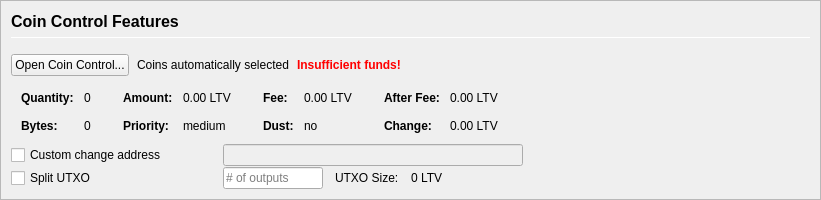
         <widget class="QFrame" name="frameCoinControl">
          <property name="sizePolicy">
           <sizepolicy hsizetype="Expanding" vsizetype="Expanding">
            <horstretch>0</horstretch>
            <verstretch>0</verstretch>
           </sizepolicy>
          </property>
          <property name="maximumSize">
           <size>
            <width>16777215</width>
            <height>16777215</height>
           </size>
          </property>
          <property name="frameShape">
           <enum>QFrame::StyledPanel</enum>
          </property>
          <property name="frameShadow">
           <enum>QFrame::Sunken</enum>
          </property>
          <layout class="QVBoxLayout" name="verticalLayoutCoinControl2">
           <property name="spacing">
            <number>0</number>
           </property>
           <property name="margin">
            <number>0</number>
           </property>
           <item>
            <widget class="QFrame" name="frameCoinControl_BG">
             <layout class="QVBoxLayout" name="verticalLayoutCoinControl" stretch="0,0,0,0,0,0">
              <property name="spacing">
               <number>1</number>
              </property>
              <property name="leftMargin">
               <number>10</number>
              </property>
              <property name="topMargin">
               <number>10</number>
              </property>
              <item>
               <layout class="QHBoxLayout" name="horizontalLayoutCoinControl1">
                <property name="bottomMargin">
                 <number>15</number>
                </property>
                <item>
                 <layout class="QVBoxLayout" name="verticalLayout_3">
                  <property name="spacing">
                   <number>6</number>
                  </property>
                  <item>
                   <widget class="QLabel" name="labelCoinControlFeatures">
                    <property name="sizePolicy">
                     <sizepolicy hsizetype="Preferred" vsizetype="Maximum">
                      <horstretch>0</horstretch>
                      <verstretch>0</verstretch>
                     </sizepolicy>
                    </property>
                    <property name="minimumSize">
                     <size>
                      <width>0</width>
                      <height>20</height>
                     </size>
                    </property>
                    <property name="font">
                     <font>
                      <pointsize>12</pointsize>
                      <weight>75</weight>
                      <bold>true</bold>
                     </font>
                    </property>
                    <property name="styleSheet">
                     <string notr="true">font-weight:bold;</string>
                    </property>
                    <property name="text">
                     <string>Coin Control Features</string>
                    </property>
                   </widget>
                  </item>
                  <item>
                   <widget class="Line" name="line">
                    <property name="minimumSize">
                     <size>
                      <width>0</width>
                      <height>1</height>
                     </size>
                    </property>
                    <property name="maximumSize">
                     <size>
                      <width>16777215</width>
                      <height>1</height>
                     </size>
                    </property>
                    <property name="orientation">
                     <enum>Qt::Horizontal</enum>
                    </property>
                   </widget>
                  </item>
                 </layout>
                </item>
               </layout>
              </item>
              <item>
               <layout class="QHBoxLayout" name="horizontalLayoutCoinControl2" stretch="0,0,0,0">
                <property name="spacing">
                 <number>8</number>
                </property>
                <property name="bottomMargin">
                 <number>10</number>
                </property>
                <item>
                 <widget class="QPushButton" name="pushButtonCoinControl">
                  <property name="styleSheet">
                   <string notr="true"/>
                  </property>
                  <property name="text">
                   <string>Open Coin Control...</string>
                  </property>
                  <property name="autoDefault">
                   <bool>false</bool>
                  </property>
                 </widget>
                </item>
                <item>
                 <widget class="QLabel" name="labelCoinControlAutomaticallySelected">
                  <property name="text">
                   <string>Coins automatically selected</string>
                  </property>
                  <property name="margin">
                   <number>5</number>
                  </property>
                 </widget>
                </item>
                <item>
                 <widget class="QLabel" name="labelCoinControlInsuffFunds">
                  <property name="font">
                   <font>
                    <weight>75</weight>
                    <bold>true</bold>
                   </font>
                  </property>
                  <property name="styleSheet">
                   <string notr="true">color:red;font-weight:bold;</string>
                  </property>
                  <property name="text">
                   <string>Insufficient funds!</string>
                  </property>
                  <property name="margin">
                   <number>5</number>
                  </property>
                 </widget>
                </item>
                <item>
                 <spacer name="horizontalSpacerCoinControl">
                  <property name="orientation">
                   <enum>Qt::Horizontal</enum>
                  </property>
                  <property name="sizeHint" stdset="0">
                   <size>
                    <width>40</width>
                    <height>1</height>
                   </size>
                  </property>
                 </spacer>
                </item>
               </layout>
              </item>
              <item>
               <widget class="QWidget" name="widgetCoinControl" native="true">
                <property name="sizePolicy">
                 <sizepolicy hsizetype="Preferred" vsizetype="Preferred">
                  <horstretch>0</horstretch>
                  <verstretch>0</verstretch>
                 </sizepolicy>
                </property>
                <property name="minimumSize">
                 <size>
                  <width>0</width>
                  <height>0</height>
                 </size>
                </property>
                <property name="styleSheet">
                 <string notr="true"/>
                </property>
                <layout class="QHBoxLayout" name="horizontalLayoutCoinControl5">
                 <property name="margin">
                  <number>0</number>
                 </property>
                 <item>
                  <layout class="QHBoxLayout" name="horizontalLayoutCoinControl3" stretch="0,0,0,1">
                   <property name="spacing">
                    <number>20</number>
                   </property>
                   <property name="topMargin">
                    <number>0</number>
                   </property>
                   <property name="bottomMargin">
                    <number>10</number>
                   </property>
                   <item>
                    <layout class="QFormLayout" name="formLayoutCoinControl1">
                     <property name="horizontalSpacing">
                      <number>10</number>
                     </property>
                     <property name="verticalSpacing">
                      <number>14</number>
                     </property>
                     <property name="leftMargin">
                      <number>10</number>
                     </property>
                     <property name="topMargin">
                      <number>4</number>
                     </property>
                     <property name="rightMargin">
                      <number>6</number>
                     </property>
                     <item row="0" column="0">
                      <widget class="QLabel" name="labelCoinControlQuantityText">
                       <property name="font">
                        <font>
                         <weight>75</weight>
                         <bold>true</bold>
                        </font>
                       </property>
                       <property name="text">
                        <string>Quantity:</string>
                       </property>
                       <property name="margin">
                        <number>0</number>
                       </property>
                      </widget>
                     </item>
                     <item row="0" column="1">
                      <widget class="QLabel" name="labelCoinControlQuantity">
                       <property name="cursor">
                        <cursorShape>IBeamCursor</cursorShape>
                       </property>
                       <property name="contextMenuPolicy">
                        <enum>Qt::ActionsContextMenu</enum>
                       </property>
                       <property name="text">
                        <string notr="true">0</string>
                       </property>
                       <property name="margin">
                        <number>0</number>
                       </property>
                       <property name="textInteractionFlags">
                        <set>Qt::LinksAccessibleByMouse|Qt::TextSelectableByKeyboard|Qt::TextSelectableByMouse</set>
                       </property>
                      </widget>
                     </item>
                     <item row="1" column="0">
                      <widget class="QLabel" name="labelCoinControlBytesText">
                       <property name="font">
                        <font>
                         <weight>75</weight>
                         <bold>true</bold>
                        </font>
                       </property>
                       <property name="text">
                        <string>Bytes:</string>
                       </property>
                      </widget>
                     </item>
                     <item row="1" column="1">
                      <widget class="QLabel" name="labelCoinControlBytes">
                       <property name="cursor">
                        <cursorShape>IBeamCursor</cursorShape>
                       </property>
                       <property name="contextMenuPolicy">
                        <enum>Qt::ActionsContextMenu</enum>
                       </property>
                       <property name="text">
                        <string notr="true">0</string>
                       </property>
                       <property name="textInteractionFlags">
                        <set>Qt::LinksAccessibleByMouse|Qt::TextSelectableByKeyboard|Qt::TextSelectableByMouse</set>
                       </property>
                      </widget>
                     </item>
                    </layout>
                   </item>
                   <item>
                    <layout class="QFormLayout" name="formLayoutCoinControl2">
                     <property name="horizontalSpacing">
                      <number>10</number>
                     </property>
                     <property name="verticalSpacing">
                      <number>14</number>
                     </property>
                     <property name="leftMargin">
                      <number>6</number>
                     </property>
                     <property name="topMargin">
                      <number>4</number>
                     </property>
                     <property name="rightMargin">
                      <number>6</number>
                     </property>
                     <item row="0" column="0">
                      <widget class="QLabel" name="labelCoinControlAmountText">
                       <property name="font">
                        <font>
                         <weight>75</weight>
                         <bold>true</bold>
                        </font>
                       </property>
                       <property name="text">
                        <string>Amount:</string>
                       </property>
                       <property name="margin">
                        <number>0</number>
                       </property>
                      </widget>
                     </item>
                     <item row="0" column="1">
                      <widget class="QLabel" name="labelCoinControlAmount">
                       <property name="cursor">
                        <cursorShape>IBeamCursor</cursorShape>
                       </property>
                       <property name="contextMenuPolicy">
                        <enum>Qt::ActionsContextMenu</enum>
                       </property>
                       <property name="text">
                        <string notr="true">0.00 LTV</string>
                       </property>
                       <property name="textInteractionFlags">
                        <set>Qt::LinksAccessibleByMouse|Qt::TextSelectableByKeyboard|Qt::TextSelectableByMouse</set>
                       </property>
                      </widget>
                     </item>
                     <item row="1" column="0">
                      <widget class="QLabel" name="labelCoinControlPriorityText">
                       <property name="font">
                        <font>
                         <weight>75</weight>
                         <bold>true</bold>
                        </font>
                       </property>
                       <property name="text">
                        <string>Priority:</string>
                       </property>
                      </widget>
                     </item>
                     <item row="1" column="1">
                      <widget class="QLabel" name="labelCoinControlPriority">
                       <property name="cursor">
                        <cursorShape>IBeamCursor</cursorShape>
                       </property>
                       <property name="contextMenuPolicy">
                        <enum>Qt::ActionsContextMenu</enum>
                       </property>
                       <property name="text">
                        <string>medium</string>
                       </property>
                       <property name="textInteractionFlags">
                        <set>Qt::LinksAccessibleByMouse|Qt::TextSelectableByKeyboard|Qt::TextSelectableByMouse</set>
                       </property>
                      </widget>
                     </item>
                    </layout>
                   </item>
                   <item>
                    <layout class="QFormLayout" name="formLayoutCoinControl3">
                     <property name="horizontalSpacing">
                      <number>10</number>
                     </property>
                     <property name="verticalSpacing">
                      <number>14</number>
                     </property>
                     <property name="leftMargin">
                      <number>6</number>
                     </property>
                     <property name="topMargin">
                      <number>4</number>
                     </property>
                     <property name="rightMargin">
                      <number>6</number>
                     </property>
                     <item row="0" column="0">
                      <widget class="QLabel" name="labelCoinControlFeeText">
                       <property name="font">
                        <font>
                         <weight>75</weight>
                         <bold>true</bold>
                        </font>
                       </property>
                       <property name="text">
                        <string>Fee:</string>
                       </property>
                       <property name="margin">
                        <number>0</number>
                       </property>
                      </widget>
                     </item>
                     <item row="0" column="1">
                      <widget class="QLabel" name="labelCoinControlFee">
                       <property name="cursor">
                        <cursorShape>IBeamCursor</cursorShape>
                       </property>
                       <property name="contextMenuPolicy">
                        <enum>Qt::ActionsContextMenu</enum>
                       </property>
                       <property name="text">
                        <string notr="true">0.00 LTV</string>
                       </property>
                       <property name="textInteractionFlags">
                        <set>Qt::LinksAccessibleByMouse|Qt::TextSelectableByKeyboard|Qt::TextSelectableByMouse</set>
                       </property>
                      </widget>
                     </item>
                     <item row="1" column="0">
                      <widget class="QLabel" name="labelCoinControlLowOutputText">
                       <property name="font">
                        <font>
                         <weight>75</weight>
                         <bold>true</bold>
                        </font>
                       </property>
                       <property name="text">
                        <string>Dust:</string>
                       </property>
                      </widget>
                     </item>
                     <item row="1" column="1">
                      <widget class="QLabel" name="labelCoinControlLowOutput">
                       <property name="cursor">
                        <cursorShape>IBeamCursor</cursorShape>
                       </property>
                       <property name="contextMenuPolicy">
                        <enum>Qt::ActionsContextMenu</enum>
                       </property>
                       <property name="text">
                        <string>no</string>
                       </property>
                       <property name="textInteractionFlags">
                        <set>Qt::LinksAccessibleByMouse|Qt::TextSelectableByKeyboard|Qt::TextSelectableByMouse</set>
                       </property>
                      </widget>
                     </item>
                    </layout>
                   </item>
                   <item>
                    <layout class="QFormLayout" name="formLayoutCoinControl4">
                     <property name="horizontalSpacing">
                      <number>10</number>
                     </property>
                     <property name="verticalSpacing">
                      <number>14</number>
                     </property>
                     <property name="leftMargin">
                      <number>6</number>
                     </property>
                     <property name="topMargin">
                      <number>4</number>
                     </property>
                     <property name="rightMargin">
                      <number>6</number>
                     </property>
                     <item row="0" column="0">
                      <widget class="QLabel" name="labelCoinControlAfterFeeText">
                       <property name="font">
                        <font>
                         <weight>75</weight>
                         <bold>true</bold>
                        </font>
                       </property>
                       <property name="text">
                        <string>After Fee:</string>
                       </property>
                       <property name="margin">
                        <number>0</number>
                       </property>
                      </widget>
                     </item>
                     <item row="0" column="1">
                      <widget class="QLabel" name="labelCoinControlAfterFee">
                       <property name="cursor">
                        <cursorShape>IBeamCursor</cursorShape>
                       </property>
                       <property name="contextMenuPolicy">
                        <enum>Qt::ActionsContextMenu</enum>
                       </property>
                       <property name="text">
                        <string notr="true">0.00 LTV</string>
                       </property>
                       <property name="textInteractionFlags">
                        <set>Qt::LinksAccessibleByMouse|Qt::TextSelectableByKeyboard|Qt::TextSelectableByMouse</set>
                       </property>
                      </widget>
                     </item>
                     <item row="1" column="0">
                      <widget class="QLabel" name="labelCoinControlChangeText">
                       <property name="font">
                        <font>
                         <weight>75</weight>
                         <bold>true</bold>
                        </font>
                       </property>
                       <property name="text">
                        <string>Change:</string>
                       </property>
                      </widget>
                     </item>
                     <item row="1" column="1">
                      <widget class="QLabel" name="labelCoinControlChange">
                       <property name="cursor">
                        <cursorShape>IBeamCursor</cursorShape>
                       </property>
                       <property name="contextMenuPolicy">
                        <enum>Qt::ActionsContextMenu</enum>
                       </property>
                       <property name="text">
                        <string notr="true">0.00 LTV</string>
                       </property>
                       <property name="textInteractionFlags">
                        <set>Qt::LinksAccessibleByMouse|Qt::TextSelectableByKeyboard|Qt::TextSelectableByMouse</set>
                       </property>
                      </widget>
                     </item>
                    </layout>
                   </item>
                  </layout>
                 </item>
                </layout>
               </widget>
              </item>
              <item>
               <layout class="QHBoxLayout" name="horizontalLayoutCoinControl4">
                <property name="spacing">
                 <number>12</number>
                </property>
                <property name="sizeConstraint">
                 <enum>QLayout::SetDefaultConstraint</enum>
                </property>
                <property name="topMargin">
                 <number>0</number>
                </property>
                <property name="rightMargin">
                 <number>0</number>
                </property>
                <item>
                 <widget class="QCheckBox" name="checkBoxCoinControlChange">
                  <property name="sizePolicy">
                   <sizepolicy hsizetype="Preferred" vsizetype="Preferred">
                    <horstretch>0</horstretch>
                    <verstretch>0</verstretch>
                   </sizepolicy>
                  </property>
                  <property name="minimumSize">
                   <size>
                    <width>200</width>
                    <height>0</height>
                   </size>
                  </property>
                  <property name="maximumSize">
                   <size>
                    <width>200</width>
                    <height>16777215</height>
                   </size>
                  </property>
                  <property name="toolTip">
                   <string>If this is activated, but the change address is empty or invalid, change will be sent to a newly generated address.</string>
                  </property>
                  <property name="text">
                   <string>Custom change address</string>
                  </property>
                 </widget>
                </item>
                <item>
                 <widget class="QValidatedLineEdit" name="lineEditCoinControlChange">
                  <property name="enabled">
                   <bool>false</bool>
                  </property>
                  <property name="sizePolicy">
                   <sizepolicy hsizetype="Preferred" vsizetype="Preferred">
                    <horstretch>0</horstretch>
                    <verstretch>0</verstretch>
                   </sizepolicy>
                  </property>
                  <property name="minimumSize">
                   <size>
                    <width>300</width>
                    <height>0</height>
                   </size>
                  </property>
                 </widget>
                </item>
                <item>
                 <widget class="QLabel" name="labelCoinControlChangeLabel">
                  <property name="sizePolicy">
                   <sizepolicy hsizetype="Preferred" vsizetype="Preferred">
                    <horstretch>0</horstretch>
                    <verstretch>0</verstretch>
                   </sizepolicy>
                  </property>
                  <property name="minimumSize">
                   <size>
                    <width>100</width>
                    <height>0</height>
                   </size>
                  </property>
                  <property name="text">
                   <string/>
                  </property>
                  <property name="margin">
                   <number>3</number>
                  </property>
                 </widget>
                </item>
               </layout>
              </item>
              <item>
               <layout class="QHBoxLayout" name="horizontalLayoutCoinControl6">
                <property name="spacing">
                 <number>12</number>
                </property>
                <property name="rightMargin">
                 <number>0</number>
                </property>
                <item>
                 <widget class="QCheckBox" name="splitBlockCheckBox">
                  <property name="sizePolicy">
                   <sizepolicy hsizetype="Preferred" vsizetype="Preferred">
                    <horstretch>0</horstretch>
                    <verstretch>0</verstretch>
                   </sizepolicy>
                  </property>
                  <property name="minimumSize">
                   <size>
                    <width>200</width>
                    <height>0</height>
                   </size>
                  </property>
                  <property name="maximumSize">
                   <size>
                    <width>200</width>
                    <height>16777215</height>
                   </size>
                  </property>
                  <property name="text">
                   <string>Split UTXO</string>
                  </property>
                 </widget>
                </item>
                <item>
                 <widget class="QLineEdit" name="splitBlockLineEdit">
                  <property name="sizePolicy">
                   <sizepolicy hsizetype="Preferred" vsizetype="Preferred">
                    <horstretch>50</horstretch>
                    <verstretch>0</verstretch>
                   </sizepolicy>
                  </property>
                  <property name="minimumSize">
                   <size>
                    <width>100</width>
                    <height>0</height>
                   </size>
                  </property>
                  <property name="maximumSize">
                   <size>
                    <width>100</width>
                    <height>16777215</height>
                   </size>
                  </property>
                  <property name="placeholderText">
                   <string># of outputs</string>
                  </property>
                 </widget>
                </item>
                <item>
                 <widget class="QLabel" name="labelBlockSizeText">
                  <property name="text">
                   <string>UTXO Size:</string>
                  </property>
                 </widget>
                </item>
                <item>
                 <widget class="QLabel" name="labelBlockSize">
                  <property name="text">
                   <string>0 LTV</string>
                  </property>
                 </widget>
                </item>
                <item>
                 <spacer name="horizontalSpacer_7">
                  <property name="orientation">
                   <enum>Qt::Horizontal</enum>
                  </property>
                  <property name="sizeHint" stdset="0">
                   <size>
                    <width>40</width>
                    <height>20</height>
                   </size>
                  </property>
                 </spacer>
                </item>
               </layout>
              </item>
              <item>
               <spacer name="verticalSpacerCoinControl">
                <property name="orientation">
                 <enum>Qt::Vertical</enum>
                </property>
                <property name="sizeHint" stdset="0">
                 <size>
                  <width>800</width>
                  <height>1</height>
                 </size>
                </property>
               </spacer>
              </item>
             </layout>
            </widget>
           </item>
          </layout>
         </widget>
